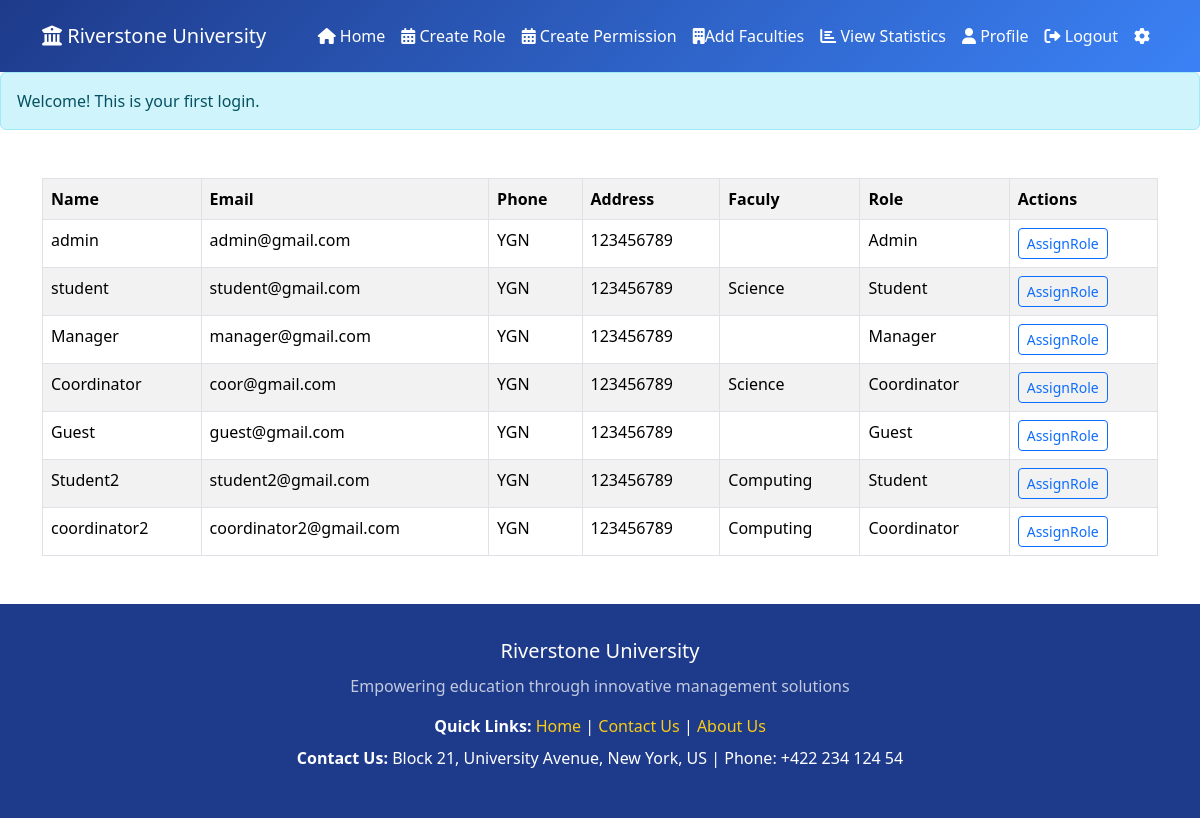
Before: /src/Admin/design/dashboard.php (signed in) with the older database file.
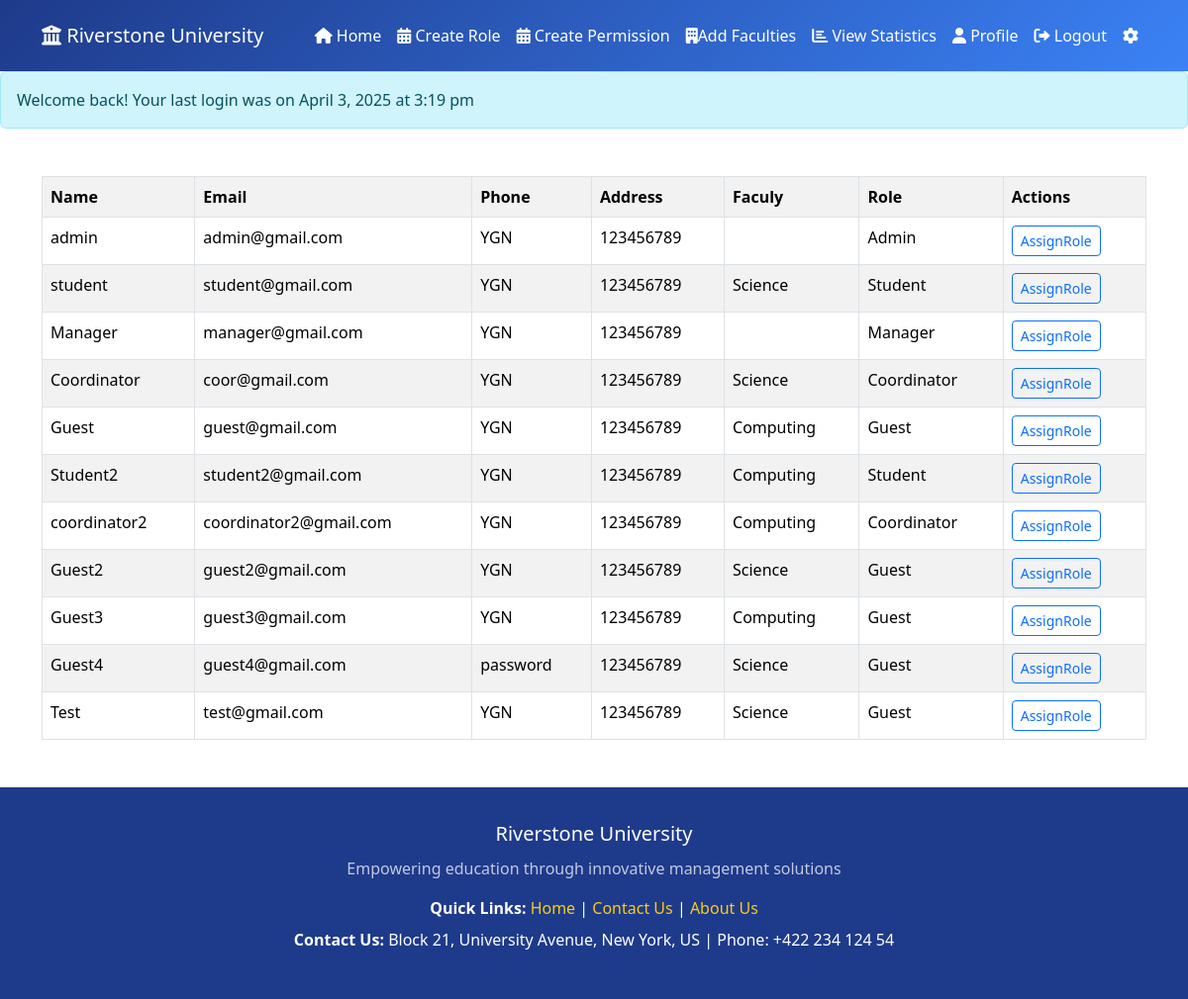
After: the same page with the newer database file.
### tables this page shows
CREATE TABLE `users` (
  `id` int(11) NOT NULL,
  `name` varchar(50) NOT NULL,
  `email` varchar(50) NOT NULL,
  `address` varchar(50) DEFAULT NULL,
  `phone` varchar(50) DEFAULT NULL,
  `password` varchar(255) NOT NULL,
  `faculty_id` int(11) DEFAULT NULL,
  `created_at` timestamp NOT NULL DEFAULT current_timestamp(),
  `last_login` timestamp NULL DEFAULT NULL
);

CREATE TABLE `roles` (
  `id` int(11) NOT NULL,
  `role_name` varchar(50) NOT NULL,
  `created_at` timestamp NOT NULL DEFAULT current_timestamp()
);

CREATE TABLE `faculties` (
  `id` int(11) NOT NULL,
  `faculty_name` varchar(30) NOT NULL,
  `created_at` timestamp NOT NULL DEFAULT current_timestamp()
);

### _classes/Libs/Database/MySQL.php (called while the page is built, shortened)
<?php
class MySQL{
    private $dbhost;
    private $dbuser;
    private $dbpass;
    private $dbname;
    public function __construct(
        $dbhost="localhost",
        $dbuser="root",
        $dbpass="",
        $dbname="ewsd")
    {
        $this->dbhost=$dbhost;
        $this->dbuser=$dbuser;
        $this->dbpass=$dbpass;
        $this->dbname=$dbname;
    }
    public function connect(){
        try{
            $this->db=new PDO("mysql:dbhost=$this->dbhost;
            dbname=$this->dbname",
            $this->dbuser,
            $this->dbpass,
            [
                PDO::ATTR_ERRMODE => PDO::ERRMODE_EXCEPTION,
                PDO::ATTR_DEFAULT_FETCH_MODE => PDO::FETCH_OBJ,
            ]
            );
            return $this->db;
        }catch(PDOException $e){
            echo $e->getMessage();
            exit();
        }
    }
}

### _classes/Libs/Database/UsersTable.php (called while the page is built, shortened)
<?php
class UsersTable
{
    private $db;
    public function __construct(MySQL $mysql)
    {
        $this->db = $mysql->connect();
    }
    public function allusers()
    {
        $statement = $this->db->query(
            "SELECT users.*, roles.role_name, faculties.faculty_name from users
            LEFT JOIN role_user on users.id = role_user.user_id
            LEFT JOIN roles on role_user.role_id = roles.id
            LEFT JOIN faculties on faculties.id = users.faculty_id"
        );
        return $statement->fetchAll();
    }
}

### src/Admin/design/dashboard.php (the view, shortened to what this page needs)
<?php
$table = new UsersTable(new MySQL);
$users=$table->allusers();
?>
<!DOCTYPE html>
<html lang="en">
<head>
    <link rel="stylesheet" href="../../../css/bootstrap.min.css">
</head>
<body>
    <?php include "header.php"; ?>
    <div class="container mt-5" >
        <table class="table table-striped table-bordered">
            <tr>
                <th>Name</th>
                <th>Email</th>
                <th>Phone</th>
                <th>Address</th>
                <th>Faculy</th>
                <th>Role</th>
                <th>Actions</th>
            </tr>
            <?php foreach($users as $user) : ?>
            <tr>
                <td><?= $user->name ?></td>
                <td><?= $user->email ?></td>
                <td><?= $user->address ?></td>
                <td><?= $user->phone ?></td>
                <td><?= $user->faculty_name ?></td>
                <td><?= $user->role_name ?? 'No Role' ?></td>
                <td>
                <a href="./assignrole.php?id=<?= $user->id ?>" class="btn btn-sm btn-outline-primary">AssignRole</a>
                </td>
            </tr>
            <?php endforeach ?>
        </table>
    </div>
    <?php include "footer.php"; ?>
</body>
</html>

### src/Admin/design/header.php (shortened to what this page needs)
<!DOCTYPE html>
<html lang="en">
<head>
    <link rel="stylesheet" href="../../../css/bootstrap.min.css">
    <link rel="stylesheet" href="https://cdnjs.cloudflare.com/ajax/libs/font-awesome/6.0.0/css/all.min.css">
</head>
<body>
    <nav class="navbar navbar-expand-lg navbar-dark gradient-bg shadow-sm">
        <div class="container">
            <a class="navbar-brand text-white" href="index.php"><i class="fas fa-university"></i> Riverstone University</a>
            <div class="collapse navbar-collapse" id="desktopNav">
                <ul class="navbar-nav ms-auto">
                    <li class="nav-item"><a class="nav-link text-white" href="./dashboard.php"><i class="fas fa-home"></i> Home</a></li>
                    <li class="nav-item"><a class="nav-link text-white" href="./role.php"><i class="fas fa-calendar-alt"></i> Create Role</a></li>
                    <li class="nav-item"><a class="nav-link text-white" href="./permissions.php"><i class="fas fa-calendar-alt"></i> Create Permission</a></li>
                    <li class="nav-item"><a class="nav-link text-white" href="./faculty.php"><i class="fas fa-building"></i>Add Faculties</a></li>
                    <li class="nav-item"><a class="nav-link text-white" href="../../statistics/piechart.php"><i class="fas fa-chart-bar"></i> View Statistics</a></li>
                    <li class="nav-item"><a class="nav-link text-white" href="#"><i class="fas fa-user"></i> Profile</a></li>
                    <li class="nav-item"><a class="nav-link text-white" href="../../Auth/code/logout.php"><i class="fas fa-sign-out-alt"></i> Logout</a></li>
                    <li class="nav-item"><a class="nav-link text-white" href="./setting.php"><i class="fa-solid fa-gear"></i></a></li>
                </ul>
            </div>
        </div>
    </nav>
    <?php if (isset($_SESSION['login_message'])): ?>
        <div class="alert alert-info">
            <?= $_SESSION['login_message'] ?>
        </div>
    <?php endif; ?>
</body>
</html>

### src/Admin/design/footer.php (shortened to what this page needs)
<!DOCTYPE html>
<html lang="en">
<head>
</head>
<body>
    <footer>
        <div class="container text-center">
            <p class="fs-5 mb-2">Riverstone University</p>
            <p class="text-light opacity-75 mb-3">Empowering education through innovative management solutions</p>
            <p class="mb-2"><strong>Quick Links:</strong>
                <a href="index.php">Home</a> |
                <a href="Contact_Us.html">Contact Us</a> |
                <a href="#">About Us</a>
            </p>
            <p><strong>Contact Us:</strong> Block 21, University Avenue, New York, US | Phone: +422 234 124 54</p>
        </div>
    </footer>
</body>
</html>

### src/Admin/design/header.php (style rules this page uses)
:root { --primary-dark: #1e3a8a; --primary-light: #3b82f6; --accent: #facc15; --light-bg: #f8fafc; }
.gradient-bg { background: linear-gradient(135deg, var(--primary-dark), var(--primary-light)); }
.navbar { padding: 1rem; position: relative; }

### src/Admin/design/footer.php (style rules this page uses)
:root { --primary-dark: #1e3a8a; --primary-light: #3b82f6; --secondary: #64748b; --accent: #facc15; --light-bg: #f8fafc; --card-bg: #ffffff; }
footer { background: var(--primary-dark); color: white; padding: 2rem 0; margin-top: 3rem; position: relative; z-index: 900; }
footer a { color: var(--accent); text-decoration: none; transition: color 0.3s; }

Changed rows visible on the page:
changed users "guest@gmail.com": faculty.faculty_name (not shown) → "Computing"
added users: name "Guest2", email "guest2@gmail.com", address "YGN", phone "123456789", faculty.faculty_name "Science", roles.role_name "Guest"
added users: name "Guest3", email "guest3@gmail.com", address "YGN", phone "123456789", faculty.faculty_name "Computing", roles.role_name "Guest"
added users: name "Guest4", email "guest4@gmail.com", address "password", phone "123456789", faculty.faculty_name "Science", roles.role_name "Guest"
added users: name "Test", email "test@gmail.com", address "YGN", phone "123456789", faculty.faculty_name "Science", roles.role_name "Guest"
Other visible differences:
$_SESSION['login_message']: "Welcome! This is your first login." → "Welcome back! Your last login was on April 3, 2025 at 3:19 pm"
